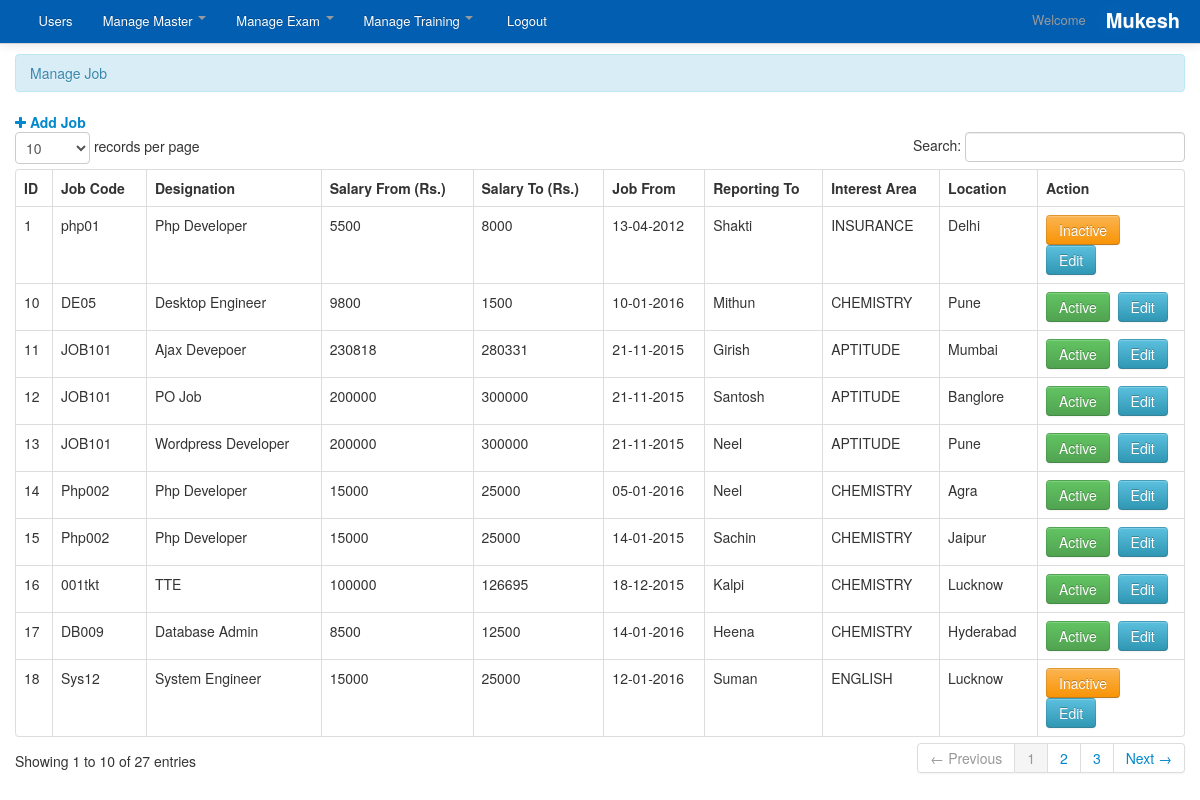
The app's page /admin/manage_job.php (signed in) with its own data.
### tables this page shows
CREATE TABLE `master_job` (
  `id` int(11) NOT NULL,
  `registration_id` int(11) NOT NULL,
  `admin_id` int(11) NOT NULL,
  `post_date` timestamp NOT NULL DEFAULT CURRENT_TIMESTAMP,
  `modified_date` datetime NOT NULL,
  `job_code` varchar(250) NOT NULL,
  `designation` varchar(250) NOT NULL,
  `keyword` varchar(250) NOT NULL,
  `job_desc` varchar(250) NOT NULL,
  `co_profile` varchar(250) NOT NULL,
  `salary_from` varchar(250) NOT NULL,
  `salary_to` varchar(250) NOT NULL,
  `job_from` varchar(250) NOT NULL,
  `job_to` varchar(250) NOT NULL,
  `area_of_interest` varchar(250) NOT NULL,
  `job_location` varchar(250) NOT NULL,
  `status` enum('1','0') NOT NULL
);

CREATE TABLE `master_interest_area` (
  `id` int(11) NOT NULL,
  `post_date` timestamp NOT NULL DEFAULT CURRENT_TIMESTAMP,
  `modified_date` datetime NOT NULL,
  `area_of_interest` varchar(250) NOT NULL,
  `is_compulsory` enum('1','0') NOT NULL,
  `duration` int(15) NOT NULL,
  `limit` int(25) NOT NULL,
  `status` int(11) NOT NULL DEFAULT '1'
);

### admin/manage_job.php (the view, shortened to what this page needs)
<?php include('header.php');?>
<?php
function getaoi($getid)
{
	$query=mysql_query("SELECT `area_of_interest` FROM `master_interest_area` WHERE id='$getid'");
	$result=mysql_fetch_array($query);
	return $result['area_of_interest'];
}
?>
<div class="container">
<div class="margin-top">
<div class="row">
<div class="span12">
<div class="alert alert-info">Manage Job </div>
<a href="manage_job_add.php" ><i class="fa fa-plus"></i>&nbsp;<strong>Add Job</strong></a>
<table cellpadding="0" cellspacing="0" border="0" class="table  table-bordered" id="example">
<thead>
<tr>
<th>ID</th>
<th>Job Code</th>
<th>Designation</th>
<th>Salary From (Rs.)</th>
<th>Salary To (Rs.)</th>
<th>Job From</th>
<th>Reporting To</th>
<th>Interest Area</th>
<th>Location</th>
<th>Action</th>
</tr>
</thead>
<tbody>
<?php
$neelx="SELECT `id`, `job_code`, `designation`, `salary_from`, `salary_to`, `job_from`, `job_to`, `area_of_interest`, `job_location`, `status` FROM `master_job` WHERE 1";
$result = mysql_query($neelx)or die(mysql_error());
while($row=mysql_fetch_array($result)){
$getid=$row['id'];
$aoiID=$row['area_of_interest'];
?>
<tr>
<td><?php echo $getid; ?></td>
<td><?php echo $row['job_code']; ?></td>
<td><?php echo $row['designation']; ?></td>
<td><?php echo $row['salary_from']; ?></td>
<td><?php echo $row['salary_to']; ?></td>
<td><?php echo $row['job_from']; ?></td>
<td><?php echo $row['job_to']; ?></td>
<td><?php echo getaoi($aoiID); ?></td>
<td><?php echo $row['job_location']; ?></td>
<?php $status=$row['status']; ?>
<td width="130">
<?php if($status == 1) { ?> <a href="manage_job.php?id=<?php echo $getid; ?>&status=0&action=active" onClick="return(window.confirm('Are you sure you want to Deactivate.'));" class="btn btn-success">Active</a><?php } else { ?><a  href="manage_job.php?id=<?php echo $getid; ?>&status=1&action=active" onClick="return(window.confirm('Are you sure you want to Activate.'));" class="btn btn-warning">Inactive</a><?php } ?>
&nbsp;<a title="View" href="manage_job_edit.php?uid=<?php echo $getid;?>" class="btn btn-info">Edit</a>
</td>
</tr>
<?php  }  ?>
</tbody>
</table>
</div>
</div>
</div>
</div>
<?php include('footer.php') ?>

### admin/css/docs.css (style rules this page uses)
.margin-top { margin-top:10px; }
body { background: url(../img/grid_noise.png); position: relative; }

### admin/css/print.css (style rules this page uses)
table { font-family:arial !important; }
#example th { border-right:1px solid; font-family:arial !important; }
#example th:first-child { border-left:1px solid; font-family:arial !important; }
#example td { border-right:1px solid; text-align:center; }
#example td:first-child { border-left:1px solid; text-align:center; }

### admin/css/work.css (style rules this page uses)
a { color: black; }

### records on screen
master_job: id "1", job_code "php01", designation "Php Developer", salary_from "5500", salary_to "8000", job_from "13-04-2012", job_to "Shakti", area_of_interest.area_of_interest "INSURANCE", job_location "Delhi"
master_job: id "10", job_code "DE05", designation "Desktop Engineer", salary_from "9800", salary_to "1500", job_from "10-01-2016", job_to "Mithun", area_of_interest.area_of_interest "CHEMISTRY", job_location "Pune"
master_job: id "11", job_code "JOB101", designation "Ajax Devepoer", salary_from "230818", salary_to "280331", job_from "21-11-2015", job_to "Girish", area_of_interest.area_of_interest "APTITUDE", job_location "Mumbai"
master_job: id "12", job_code "JOB101", designation "PO Job", salary_from "200000", salary_to "300000", job_from "21-11-2015", job_to "Santosh", area_of_interest.area_of_interest "APTITUDE", job_location "Banglore"
master_job: id "13", job_code "JOB101", designation "Wordpress Developer", salary_from "200000", salary_to "300000", job_from "21-11-2015", job_to "Neel", area_of_interest.area_of_interest "APTITUDE", job_location "Pune"
master_job: id "14", job_code "Php002", designation "Php Developer", salary_from "15000", salary_to "25000", job_from "05-01-2016", job_to "Neel", area_of_interest.area_of_interest "CHEMISTRY", job_location "Agra"
master_job: id "15", job_code "Php002", designation "Php Developer", salary_from "15000", salary_to "25000", job_from "14-01-2015", job_to "Sachin", area_of_interest.area_of_interest "CHEMISTRY", job_location "Jaipur"
master_job: id "16", job_code "001tkt", designation "TTE", salary_from "100000", salary_to "126695", job_from "18-12-2015", job_to "Kalpi", area_of_interest.area_of_interest "CHEMISTRY", job_location "Lucknow"
master_job: id "17", job_code "DB009", designation "Database Admin", salary_from "8500", salary_to "12500", job_from "14-01-2016", job_to "Heena", area_of_interest.area_of_interest "CHEMISTRY", job_location "Hyderabad"
master_job: id "18", job_code "Sys12", designation "System Engineer", salary_from "15000", salary_to "25000", job_from "12-01-2016", job_to "Suman", area_of_interest.area_of_interest "ENGLISH", job_location "Lucknow"

### other values on screen
$username "Mukesh"
